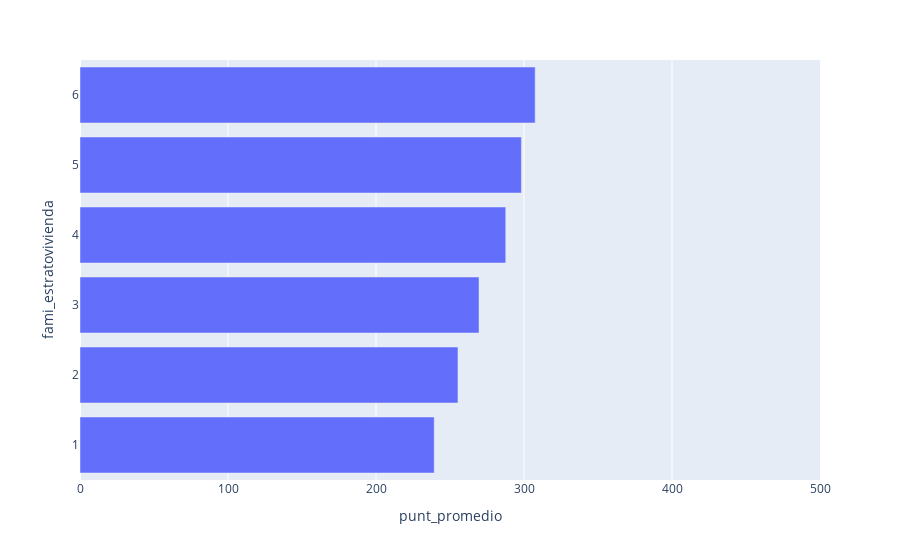

Notebook code cell kept with this figure:
### Code cell
fig = px.bar(
    data_frame=df,
    y='fami_estratovivienda',
    x='punt_promedio',
    # color='cole_naturaleza',
    orientation='h',
    # barmode='group'    
)
fig.update_layout(
    xaxis_range=[0, 500]
)
fig.show()

### Figure 1 — Plotly figure (JSON) as saved in the notebook; plotly's stock layout.template omitted (floating-point values rounded to 4 significant figures)
{"data": [{"alignmentgroup": "True", "hovertemplate": "punt_promedio=%{x}<br>fami_estratovivienda=%{y}<extra></extra>", "legendgroup": "", "marker": {"color": "#636efa", "pattern": {"shape": ""}}, "name": "", "offsetgroup": "", "orientation": "h", "showlegend": false, "textposition": "auto", "type": "bar", "x": [307.6, 298.2, 287.7, 269.6, 255.4, 239.3], "xaxis": "x", "y": [6, 5, 4, 3, 2, 1], "yaxis": "y"}], "layout": {"barmode": "relative", "legend": {"tracegroupgap": 0}, "margin": {"t": 60}, "xaxis": {"anchor": "y", "domain": [0, 1], "range": [0, 500], "title": {"text": "punt_promedio"}}, "yaxis": {"anchor": "x", "domain": [0, 1], "title": {"text": "fami_estratovivienda"}}}}
